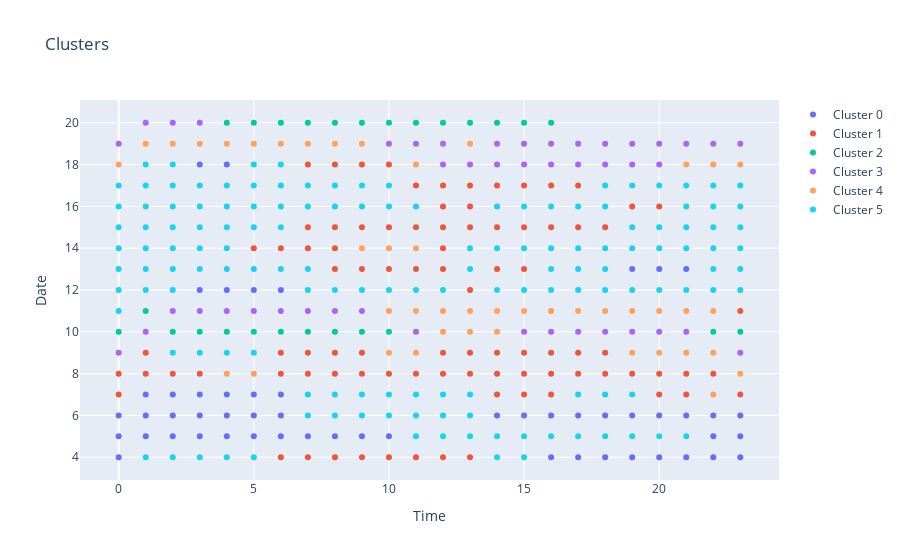

Here is the notebook cell this chart was saved with:
### Code cell
# add cluster to df
cleaned_df['cluster'] = kmeans.labels_

# plot clusters
fig = go.Figure()
for i in range(centroids_df.shape[0]):
    fig.add_trace(go.Scatter(
        x=cleaned_df[cleaned_df['cluster'] == i]['time'],
        y=cleaned_df[cleaned_df['cluster'] == i]['date'],
        mode='markers',
        name=f'Cluster {i}'
    ))
fig.update_layout(
    title='Clusters',
    xaxis_title='Time',
    yaxis_title='Date',
    showlegend=True
)
fig.show()

### Figure 1 — Plotly figure (JSON) as saved in the notebook; plotly's stock layout.template omitted (floating-point values rounded to 4 significant figures; data arrays with more than 128 entries replaced by an {"elided": "..."} marker saying what was removed)
{"data": [{"mode": "markers", "name": "Cluster 0", "type": "scatter", "x": [16, 17, 18, 19, 20, 21, 22, 23, 0, 1, 2, 3, 4, 5, 6, 7, 8, 9, 10, 22, 23, 0, 1, 2, 3, 4, 5, 6, 14, 15, 16, 17, 18, 19, 20, 21, 22, 23, 0, 1, 2, 3, 4, 5, 6, 3, 4, 5, 6, 19, 20, 21, 3, 4], "y": [4, 4, 4, 4, 4, 4, 4, 4, 4, 5, 5, 5, 5, 5, 5, 5, 5, 5, 5, 5, 5, 5, 6, 6, 6, 6, 6, 6, 6, 6, 6, 6, 6, 6, 6, 6, 6, 6, 6, 7, 7, 7, 7, 7, 7, 12, 12, 12, 12, 13, 13, 13, 18, 18]}, {"mode": "markers", "name": "Cluster 1", "type": "scatter", "x": [6, 7, 8, 9, 10, 11, 12, 13, 14, 15, 16, 20, 21, 23, 0, 1, 2, 3, 6, 7, 8, 9, 10, 11, 12, 13, 14, 15, 16, 17, 18, 19, 20, 21, 22, 0, 1, 6, 7, 8, 9, 12, 13, 14, 15, 16, 17, 18, 23, 13, 8, 9, 10, 11, 12, 14, 15, 5, 6, 7, 8, 12, 7, 8, 9, 10, 11, 12, 13, 14, 15, 16, 17, 18, 12, 13, 19, 20, 11, 12, 13, 14, 15, 16, 17, 7, 8, 9, 10], "y": [4, 4, 4, 4, 4, 4, 4, 4, 7, 7, 7, 7, 7, 7, 7, 8, 8, 8, 8, 8, 8, 8, 8, 8, 8, 8, 8, 8, 8, 8, 8, 8, 8, 8, 8, 8, 9, 9, 9, 9, 9, 9, 9, 9, 9, 9, 9, 9, 11, 12, 13, 13, 13, 13, 13, 13, 13, 14, 14, 14, 14, 14, 15, 15, 15, 15, 15, 15, 15, 15, 15, 15, 15, 15, 16, 16, 16, 16, 17, 17, 17, 17, 17, 17, 17, 18, 18, 18, 18]}, {"mode": "markers", "name": "Cluster 2", "type": "scatter", "x": [2, 3, 4, 5, 6, 7, 8, 9, 10, 22, 23, 0, 1, 4, 5, 6, 7, 8, 9, 10, 11, 12, 13, 14, 15, 16], "y": [10, 10, 10, 10, 10, 10, 10, 10, 10, 10, 10, 10, 11, 20, 20, 20, 20, 20, 20, 20, 20, 20, 20, 20, 20, 20]}, {"mode": "markers", "name": "Cluster 3", "type": "scatter", "x": [23, 0, 1, 11, 15, 16, 17, 18, 19, 20, 21, 2, 3, 4, 5, 6, 7, 8, 9, 12, 13, 14, 15, 16, 17, 18, 19, 20, 10, 11, 12, 14, 15, 16, 17, 18, 19, 20, 21, 22, 23, 0, 1, 2, 3], "y": [9, 9, 10, 10, 10, 10, 10, 10, 10, 10, 10, 11, 11, 11, 11, 11, 11, 11, 11, 18, 18, 18, 18, 18, 18, 18, 18, 18, 19, 19, 19, 19, 19, 19, 19, 19, 19, 19, 19, 19, 19, 19, 20, 20, 20]}, {"mode": "markers", "name": "Cluster 4", "type": "scatter", "x": [22, 4, 5, 23, 10, 11, 19, 20, 21, 22, 12, 13, 14, 10, 11, 12, 13, 14, 15, 16, 17, 18, 19, 20, 21, 22, 9, 10, 11, 11, 21, 22, 23, 0, 1, 2, 3, 4, 5, 6, 7, 8, 9, 13], "y": [7, 8, 8, 8, 9, 9, 9, 9, 9, 9, 10, 10, 10, 11, 11, 11, 11, 11, 11, 11, 11, 11, 11, 11, 11, 11, 14, 14, 14, 18, 18, 18, 18, 18, 19, 19, 19, 19, 19, 19, 19, 19, 19, 19]}, {"mode": "markers", "name": "Cluster 5", "type": "scatter", "x": {"elided": "142 int values"}, "y": {"elided": "142 int values"}}], "layout": {"showlegend": true, "title": {"text": "Clusters"}, "xaxis": {"title": {"text": "Time"}}, "yaxis": {"title": {"text": "Date"}}}}
